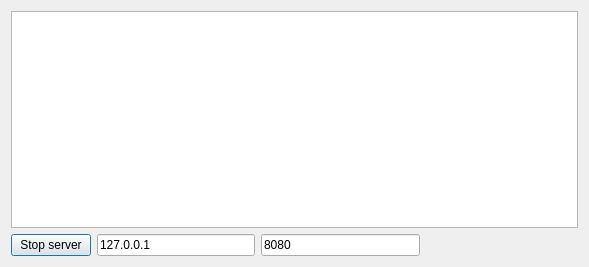
<?xml version="1.0" encoding="UTF-8"?>
<ui version="4.0">
 <class>Dialog</class>
 <widget class="QDialog" name="Dialog">
  <property name="geometry">
   <rect>
    <x>0</x>
    <y>0</y>
    <width>589</width>
    <height>267</height>
   </rect>
  </property>
  <property name="windowTitle">
   <string>Lab2 server</string>
  </property>
  <layout class="QVBoxLayout" name="verticalLayout">
   <item>
    <widget class="QSplitter" name="splitter">
     <property name="orientation">
      <enum>Qt::Horizontal</enum>
     </property>
     <widget class="QListWidget" name="lwLog">
      <property name="sizePolicy">
       <sizepolicy hsizetype="Expanding" vsizetype="Expanding">
        <horstretch>0</horstretch>
        <verstretch>0</verstretch>
       </sizepolicy>
      </property>
      <property name="selectionRectVisible">
       <bool>false</bool>
      </property>
     </widget>
    </widget>
   </item>
   <item>
    <layout class="QHBoxLayout" name="horizontalLayout">
     <property name="sizeConstraint">
      <enum>QLayout::SetDefaultConstraint</enum>
     </property>
     <item>
      <widget class="QPushButton" name="pbStartStop">
       <property name="text">
        <string>Stop server</string>
       </property>
       <property name="checkable">
        <bool>true</bool>
       </property>
       <property name="checked">
        <bool>false</bool>
       </property>
      </widget>
     </item>
     <item>
      <widget class="QLineEdit" name="leHost">
       <property name="text">
        <string>127.0.0.1</string>
       </property>
      </widget>
     </item>
     <item>
      <widget class="QLineEdit" name="lePort">
       <property name="text">
        <string>8080</string>
       </property>
      </widget>
     </item>
     <item>
      <spacer name="horizontalSpacer">
       <property name="orientation">
        <enum>Qt::Horizontal</enum>
       </property>
       <property name="sizeHint" stdset="0">
        <size>
         <width>40</width>
         <height>20</height>
        </size>
       </property>
      </spacer>
     </item>
    </layout>
   </item>
  </layout>
 </widget>
 <layoutdefault spacing="6" margin="11"/>
 <resources/>
 <connections/>
</ui>
